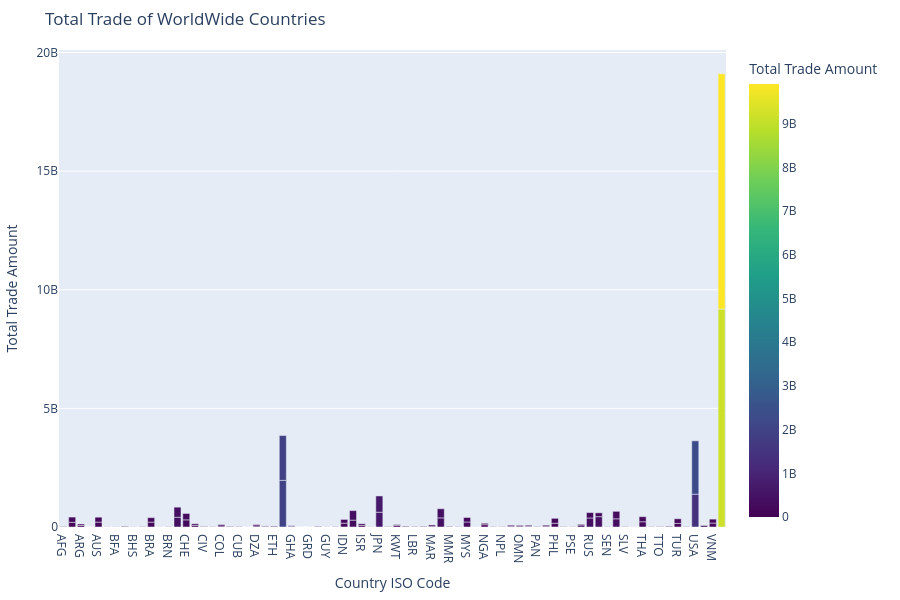

Notebook source saved alongside this figure:
### Code cell
fig = px.bar(data, 
             x='CountryISO3', 
             y='Total Trade',
             color='Total Trade',
             title='Total Trade of WorldWide Countries',
             labels={'CountryISO3': 'Country ISO Code', 'Total Trade': 'Total Trade Amount'},
             color_continuous_scale='Viridis')
fig.update_layout(height=600, margin=dict(t=50, b=50, l=50, r=50))
fig.show()

### Figure 1 — Plotly figure (JSON) as saved in the notebook; plotly's stock layout.template omitted (floating-point values rounded to 4 significant figures; data arrays with more than 128 entries replaced by an {"elided": "..."} marker saying what was removed)
{"data": [{"hovertemplate": "Country ISO Code=%{x}<br>Total Trade Amount=%{marker.color}<extra></extra>", "legendgroup": "", "marker": {"color": {"elided": "152 float values"}, "coloraxis": "coloraxis", "pattern": {"shape": ""}}, "name": "", "orientation": "v", "showlegend": false, "textposition": "auto", "type": "bar", "x": {"elided": "152 str values"}, "xaxis": "x", "y": {"elided": "152 float values"}, "yaxis": "y"}], "layout": {"barmode": "relative", "coloraxis": {"colorbar": {"title": {"text": "Total Trade Amount"}}, "colorscale": [[0, "#440154"], [0.1111, "#482878"], [0.2222, "#3e4989"], [0.3333, "#31688e"], [0.4444, "#26828e"], [0.5556, "#1f9e89"], [0.6667, "#35b779"], [0.7778, "#6ece58"], [0.8889, "#b5de2b"], [1, "#fde725"]]}, "height": 600, "legend": {"tracegroupgap": 0}, "margin": {"b": 50, "l": 50, "r": 50, "t": 50}, "title": {"text": "Total Trade of WorldWide Countries"}, "xaxis": {"anchor": "y", "domain": [0, 1], "title": {"text": "Country ISO Code"}}, "yaxis": {"anchor": "x", "domain": [0, 1], "title": {"text": "Total Trade Amount"}}}}
